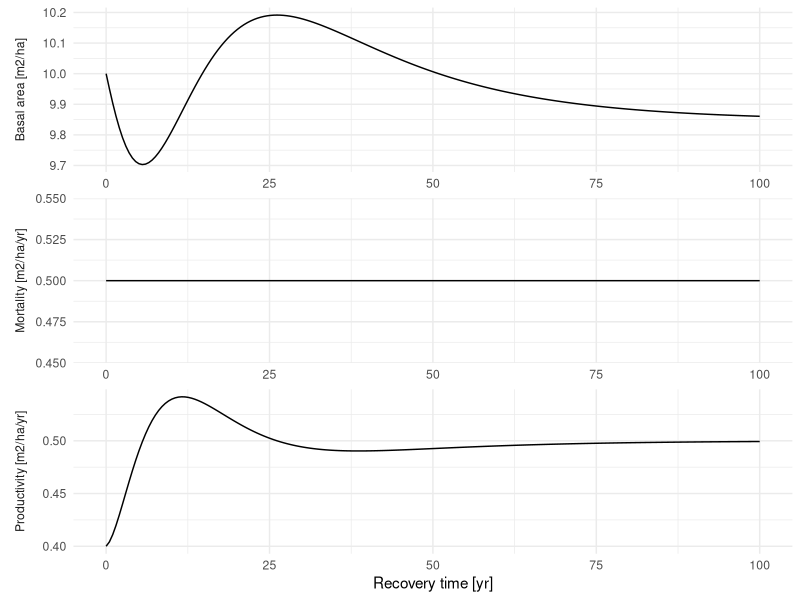

R code for this plot:
## ---- chunk 1
#| message: false
#| warning: false
library(tidyverse)
## ---- chunk 2
thetainf <- 0.5
theta0 <- 0.4
ba0 <- 10
lambda <- 0.05

ltp <- function(x, lambda = 0.05) 1 - exp(-lambda * x)
stp <- function(time, delta = 1, tau = 10) {
  delta * (time / tau * exp(1 - time / tau))^2
}
int_stp <- function(time, delta = 1, tau = 10) {
  delta * exp(2) * tau / 4 - delta * exp((1 - time / tau) * 2) *
    (time^2 / (2 * tau) + time / 2 + tau / 4)
}

facet_labs <- c(
  "ba" = "Basal area [m2/ha]",
  "prod" = "Productivity [m2/ha/yr]",
  "mort" = "Mortality [m2/ha/yr]"
)

data.frame(t = seq(0, 100, length.out = 200)) |>
  mutate(
    prod = theta0 + (thetainf - theta0) * (stp(t) + ltp(t)),
    mort = thetainf,
    ba = ba0 + (thetainf - theta0) * (int_stp(t) - 1 / lambda *
                                        (1 - exp(-lambda * t)))
  ) |>
  pivot_longer(-t) |>
  ggplot(aes(t, value)) +
  geom_line() +
  facet_wrap(~name,
    scales = "free", nrow = 3,
    labeller = labeller(name = facet_labs),
    strip.position = "left"
  ) +
  labs(x = "Recovery time [yr]", y = NULL) +
  theme_minimal() +
  theme(strip.placement = "outside")
